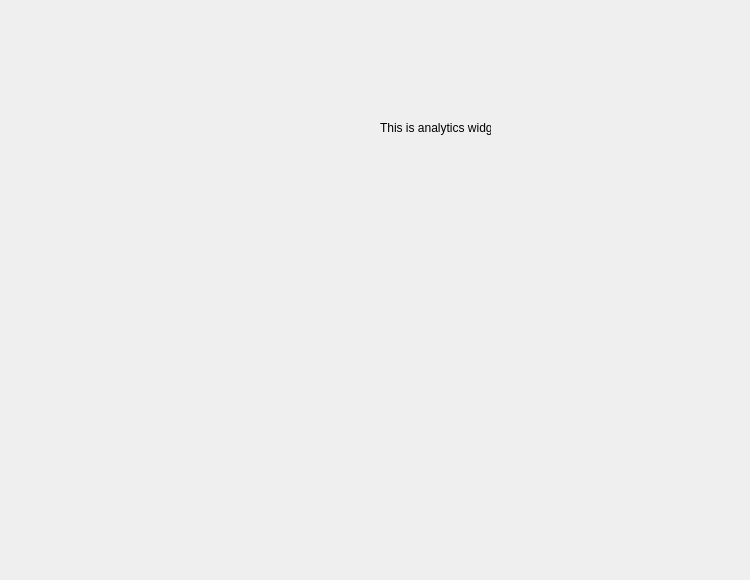
<?xml version="1.0" encoding="UTF-8"?>
<ui version="4.0">
 <class>Form</class>
 <widget class="QWidget" name="Form">
  <property name="geometry">
   <rect>
    <x>0</x>
    <y>0</y>
    <width>750</width>
    <height>580</height>
   </rect>
  </property>
  <property name="minimumSize">
   <size>
    <width>750</width>
    <height>580</height>
   </size>
  </property>
  <property name="windowTitle">
   <string>Form</string>
  </property>
  <widget class="QLabel" name="label">
   <property name="geometry">
    <rect>
     <x>380</x>
     <y>120</y>
     <width>111</width>
     <height>16</height>
    </rect>
   </property>
   <property name="text">
    <string>This is analytics widget</string>
   </property>
  </widget>
 </widget>
 <resources/>
 <connections/>
</ui>
